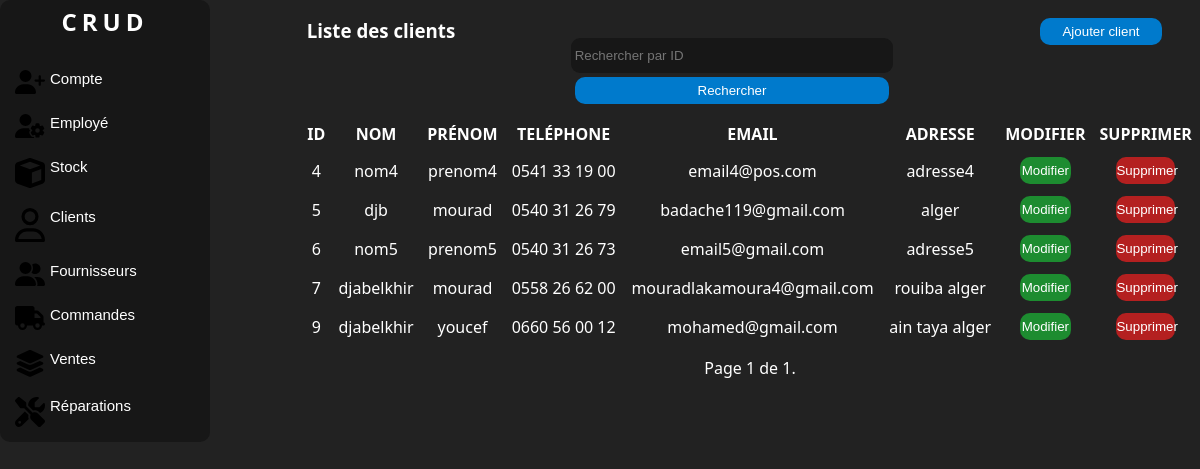
/clients/ (signed in), run on the app's committed database.
### manager/models.py (models this page shows, shortened)
class Client(models.Model):
    first_name = models.CharField(max_length=100, db_column='Prénom')
    last_name = models.CharField(max_length=100, db_column='Nom')
    phone = PhoneNumberField(unique=True, region='DZ', db_column='Téléphone')
    email = models.EmailField(unique=True, db_column='Email')
    address = models.TextField(db_column='Adresse')
    class Meta:
        db_table = 'Client'

### manager/views.py (the view)
# urls.py: path('clients/', views.ClientListView.as_view(), name='client-list'),
class ClientListView(LoginRequiredMixin, ListView):
    model = Client
    template_name = 'listeclient.html'
    context_object_name = 'clients'
    form_class = FilterForm
    paginate_by = 10
    def get_queryset(self):
        queryset = super().get_queryset()
        query = self.request.GET.get('query')
        if query:
            queryset = queryset.filter(id=query)
        return queryset
    def get_context_data(self, **kwargs):
        context = super().get_context_data(**kwargs)
        context['form'] = FilterForm(self.request.GET)
        return context

### manager/forms.py
class FilterForm(forms.Form):
    query = forms.IntegerField(label='', required=False,
                               widget=forms.TextInput(attrs={'placeholder': 'Rechercher par ID'}))

### manager/templatetags/auth_extras.py (called while the page is built)
@register.filter(name='has_group')
def has_group(user, group_name):
    group = Group.objects.get(name=group_name)
    return True if group in user.groups.all() else False

### manager/templates/listeclient.html (shortened to what this page needs)
{% load static %}
{% load auth_extras %}
<!DOCTYPE html>
<html lang="en">
<head>
    <link rel="stylesheet" href="{% static 'css/style.css' %}">
    <link rel="stylesheet" href="{% static 'css/accueil.css' %}">
</head>
<body>
<div class="corp">
    <div class="nav">
        <div class="logo">
            <a href="{% url 'home' %}" class="link"><h2>CRUD</h2></a>
        </div>
        <br>
        {% if request.user|has_group:"Admin" %}
        <button class="value">
            <a class="link" href="{% url 'account-list' %}"> Compte </a>
        </button>
        <button class="value">
            <a class="link" href="{% url 'employee-list' %}">Employé </a>
        </button>
        {% endif %}
        <button class="value">
            <a class="link" href="{% url 'products-list' %}"> Stock </a>
        </button>
        <button class="value">
            <a class="link" href="{% url 'client-list' %}"> Clients </a>
        </button>
        <button class="value">
            <a class="link" href="{% url 'supplier-list' %}"> Fournisseurs </a>
        </button>
        <button class="value">
            <a class="link" href="{% url 'purchase-order-list' %}">Commandes </a>
        </button>
        <button class="value">
            <a class="link" href="{% url 'sale-list' %}">Ventes </a>
        </button>
        <button class="value">
            <a class="link" href="{% url 'repair-list' %}"> Réparations </a>
        </button>
    </div>
    <div class="liste">
        <div class="c1">
            <div class="colone1"><h3>Liste des clients</h3></div>
            <div class="colone1" >
                <form method="GET" action="">
                    {{ form }}
                    <button class="button" type="submit">Rechercher</button>
                </form>
            </div>
            <div class="colone1">
                <button class="button"><a href="{% url 'add-client' %}" class="link">Ajouter client</a></button>
            </div>
        </div>
        <div class="c2">
            {% if clients %}
            <table>
                <thead>
                <tr>
                    <th>Id</th>
                    <th>Nom</th>
                    <th>Prénom</th>
                    <th>Teléphone</th>
                    <th>Email</th>
                    <th>Adresse</th>
                    <th>Modifier</th>
                    <th>Supprimer</th>
                </tr>
                </thead>
                <tbody id="tbody">
                {% for client in clients %}
                <tr>
                    <td>{{ client.id }}</td>
                    <td>{{ client.last_name }}</td>
                    <td>{{ client.first_name }}</td>
                    <td>{{ client.phone }}</td>
                    <td>{{ client.email }}</td>
                    <td>{{ client.address }}</td>
                    <td>
                        <button class="button" id="modifier"
                                onclick="location.href='{% url 'update-client' client.id %}';">Modifier
                        </button>
                    </td>
                    <td>
                        <button class="button" id="supprimer"
                                onclick="location.href='{% url 'delete-client' client.id %}';">Supprimer
                        </button>
                    </td>
                </tr>
                {% endfor %}
                </tbody>
            </table>
            {% else %}
            <p>Pas de clients trouvés.</p>
            {% endif %}
            <div class="pagination">
                <span class="step-links">
                    <span class="current">
                        Page {{ page_obj.number }} de {{ page_obj.paginator.num_pages }}.
                    </span>
                </span>
            </div>
        </div>
    </div>
</div>
</body>
</html>

### manager/static/css/style.css (style rules this page uses)
* { padding: 0; margin: 0; }
body { background:#222 ; color: #fff; font-family:system-ui ; }
.corp { display: grid; grid-template-columns: 25% 75%; }
form { margin: auto; text-align: center; padding: 3%; }
input { width: 62%; height: 27px; outline: none; border: none; background: #111111a7; margin: 4px 0px; border-radius:9px ; padding: 4px; color:#fff; }
.button { width: 62%; height: 27px; border-radius:10px ; border: none; cursor: pointer; background: #007acc; color: white; transition: 0.7s; }
.nav { display: flex; flex-direction: column; width: 200px; background: #111111a7 ; justify-content: center; border-radius: 10px; transition: 1s; padding: 5px; overflow: hidden; }
.liste { text-align: center; display: grid; grid-template-rows: 20% 80%; }
.c1 { padding-top: 2%; display: grid; grid-template-columns: 18% 60% 22%; }
.c2 { padding-top: 2%; }
table { width: 100%; text-align: center; margin: 10px 0; }
table th { text-transform: uppercase; }
th,td { padding: 5px; }
#supprimer { background-color: rgba(193, 32, 32, 0.916); }
#modifier { background: #1bb635b7; }

### manager/static/css/accueil.css (style rules this page uses)
* { padding: 0; margin: 0; }
body { background:#222 ; color: #fff; font-family:system-ui ; }
.link { text-decoration: none; color: white; }
.logo { text-align: center; letter-spacing: 5px; }
.value { font-size: 15px; background-color: transparent; border: none; padding: 10px; color: white; display: flex; position: relative; gap: 5px; cursor: pointer; border-radius: 10px; transition: 1s; box-sizing: border-box; }
.value::before { content: ""; position: absolute; top: 5px; left: -15px; width: 5px; height: 100%; background-color:#007acc ; border-radius: 5px; opacity: 0; transition: 1s; }
.value svg { width: 30px; }

### data on the page
Client: id "4", last_name "nom4", first_name "prenom4", phone "0541 33 19 00", email "email4@pos.com", address "adresse4"
Client: id "5", last_name "djb", first_name "mourad", phone "0540 31 26 79", email "badache119@gmail.com", address "alger"
Client: id "6", last_name "nom5", first_name "prenom5", phone "0540 31 26 73", email "email5@gmail.com", address "adresse5"
Client: id "7", last_name "djabelkhir", first_name "mourad", phone "0558 26 62 00", email "mouradlakamoura4@gmail.com", address "rouiba alger"
Client: id "9", last_name "djabelkhir", first_name "youcef", phone "0660 56 00 12", email "mohamed@gmail.com", address "ain taya alger"

### other printed values
{{ page_obj.number }} "1"
{{ page_obj.paginator.num_pages }} "1"
